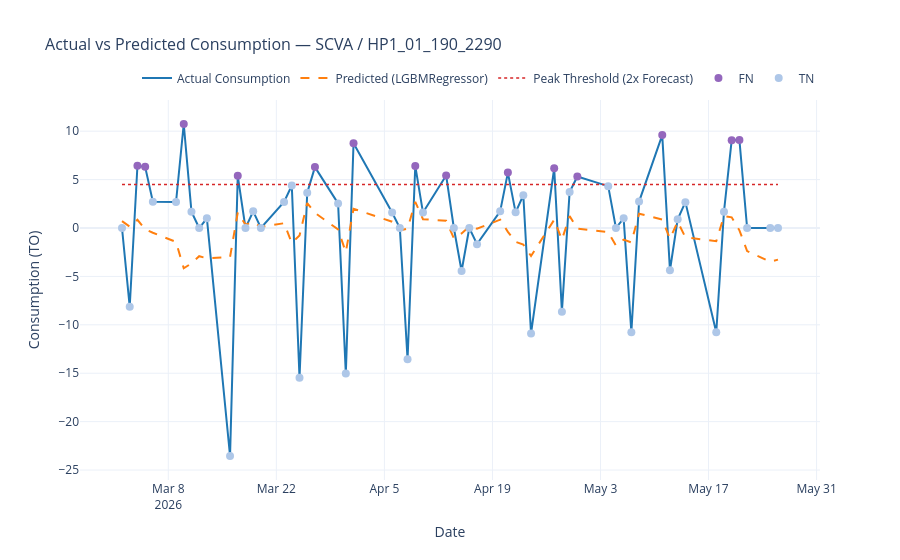

The notebook cell saved with this chart:
### Code cell
# 1. Convertir a Pandas
df_pd = df_test.to_pandas()  # O df_preparado

# 2. Generar y asignar las predicciones del modelo
df_pd["pred_consumo"] = model.predict(df_pd)

# 3. Calcular y asignar el umbral dinámico (2x el forecast diario)
df_pd["umbral_pico"] = 2.0 * (df_pd["forecast_mensual"] / 20.0)

# 4. Ahora sí, graficar sin errores de clave
from src.utils.plotter import ConsumptionPlotter

plotter = ConsumptionPlotter(model_name="LGBMRegressor")
fig = plotter.plot_forecast(
    df=df_pd,
    date_col="fecha",
    actual_col="consumo_real",
    pred_col="pred_consumo",
    threshold_col="umbral_pico",
    plant="SCVA",
    sku="HP1_01_190_2290"
)
fig.show()
